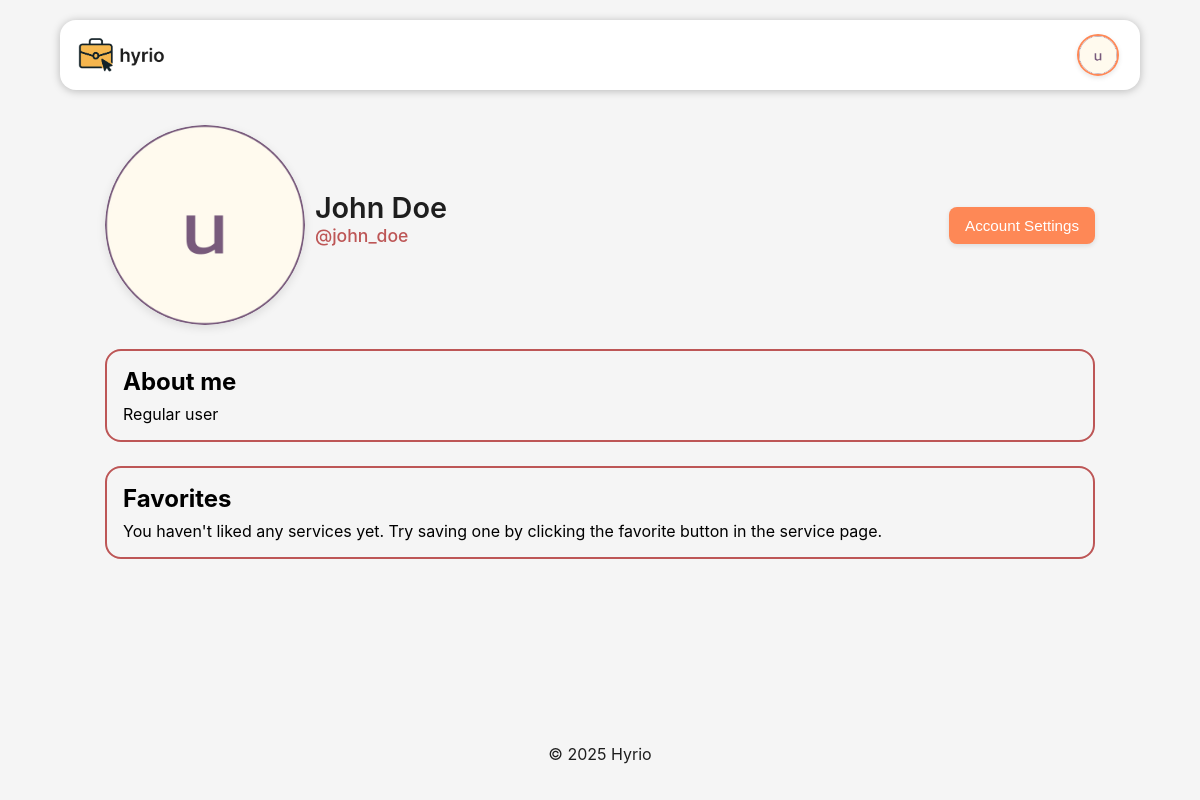
Screenshot of /pages/profile.php?username=john_doe (signed in) with the database file from the repository.
### tables this page shows
CREATE TABLE users (
  id INTEGER PRIMARY KEY,
  name VARCHAR(255) NOT NULL,
  username VARCHAR(255) NOT NULL UNIQUE,
  password TEXT NOT NULL,  -- Use bcrypt for hashing
  email VARCHAR(255) NOT NULL UNIQUE,
  role VARCHAR(50) NOT NULL CHECK (role IN ('user', 'freelancer', 'admin')),
  profile_pic TEXT NOT NULL,
  bio TEXT
);

### includes/auth.php (called while the page is built, shortened)
<?php
class Auth
{
    private static ?Auth $instance = null;
    public static function getInstance(): Auth
    {
        if (self::$instance === null) {
            self::$instance = new Auth();
        }
        return self::$instance;
    }
    public function getUser()
    {
        return $_SESSION['user'] ?? null;
    }
}

### database/classes/user.php (called while the page is built, shortened)
<?php
class User
{
    private int $id;
    private string $name;
    private string $username;
    private string $profilePic;
    private string $bio;
    public function __construct(int $id, string $name, string $username, string $email, string $role, string $profilePic, string $bio)
    {
        $this->id = $id;
        $this->name = $name;
        $this->username = $username;
        $this->profilePic = $profilePic;
        $this->bio = $bio;
    }
    public static function getUserByUsername(string $username): ?User
    {
        try {
            $db = Database::getInstance();
            $stmt = $db->prepare('SELECT * FROM users WHERE username = ?');
            $stmt->execute([$username]);
            $user = $stmt->fetch();
            if ($user) {
                return new User($user['id'], $user['name'], $user['username'], $user['email'], $user['role'], $user['profile_pic'], $user['bio']);
            }
            return null;
        } catch (PDOException $e) {
            return null;
        }
    }
    public function getId(): int
    {
        return $this->id;
    }
    public function getName(): string
    {
        return $this->name;
    }
    public function getUsername(): string
    {
        return $this->username;
    }
    public function getProfilePic(): string
    {
        return '/' . $this->profilePic;
    }
    public function getBio(): string
    {
        return $this->bio;
    }
}

### pages/profile.php (the view, shortened to what this page needs)
<?php
require_once(__DIR__ . '/../includes/common.php');
require_once(__DIR__ . '/../database/classes/user.php');
require_once(__DIR__ . '/../components/button/button.php');
require_once(__DIR__ . '/../includes/auth.php');
$user = User::getUserByUsername((string)$_GET['username']);
$loggedInUser = Auth::getInstance()->getUser();
echo '<link rel="stylesheet" href="/css/profile.css">';
drawHeader();
if ($loggedInUser && $loggedInUser['id'] === $user->getId()) {
    require_once(__DIR__ . '/../overlays/account_settings.php');
}
?>
<main class="profile-container">
    <article class="profile">
        <header class="profile-header">
            <?php
            echo '<img src="' . htmlspecialchars($user->getProfilePic()) . '" alt="Profile Picture" class="profile-picture">';
            echo '<h1>' . htmlspecialchars($user->getName()) . '</h1>';
            echo '<p class="profile-username">@' . htmlspecialchars($user->getUsername()) . '</p>';
            if ($loggedInUser && $loggedInUser['id'] === $user->getId()) {
                echo '<div class="profile-actions">';
                echo '<span>Account Settings</span>';
                echo '</div>';
            }
            ?>
        </header>
        <section>
            <h2>About me</h2>
            <?php
            if ($user->getBio() === '') {
                echo '<p>This user has not set a bio yet.</p>';
            } else {
                echo '<p>' . htmlspecialchars($user->getBio()) . '</p>';
            }
            ?>
        </section>
        <?php
        if ($loggedInUser && $loggedInUser['id'] === $user->getId()) {
            echo '<section>';
            echo '<h2>Favorites</h2>';
            echo '<p>You haven\'t liked any services yet. Try saving one by clicking the favorite button in the service page.</p>';
            echo '</section>';
        }
        ?>
    </article>
</main>

### components/navbar/navbar.php (shortened to what this page needs)
<?php
class Navbar
{
  private static $cssIncluded = false;
  public static function includeCSS()
  {
    if (!self::$cssIncluded) {
      echo '<link rel="stylesheet" href="/components/navbar/css/navbar.css">';
      self::$cssIncluded = true;
    }
  }
  public static function render(?int $selectedCategoryId = null)
  {
    self::includeCSS();
    require_once(__DIR__ . '/../button/button.php');
    require_once(__DIR__ . '/../../includes/auth.php');
    ?>
    <header id="menu-header">
      <div class="nav-left">
        <a href="/">
          <img src="/assets/logo.png" alt="Logo">
        </a>
      </div>
      <div class="nav-right">
        <?php
        $user = Auth::getInstance()->getUser();
        if ($user) {
          $profilePic = isset($user['profile_pic']) ? $user['profile_pic'] : 'database/assets/userProfilePic.jpg';
          $profileDropdownId = 'profile_' . uniqid();
          echo '<div class="profile-dropdown">';
          echo '<label for="' . $profileDropdownId . '" class="profile-dropdown-btn">';
          echo '<div class="user-profile">';
          echo '<img src="/' . htmlspecialchars($profilePic) . '" alt="Profile Picture" class="profile-pic" title="' . htmlspecialchars($user['name']) . '">';
          echo '</div>';
          echo '</label>';
          echo '</div>';
        } else {
          Button::start(['variant' => 'primary', 'onClick' => "window.location.href='/pages/login.php'"]);
          echo '<span>Login</span>';
          Button::end();
        }
        ?>
      </div>
    </header>
    <?php
  }
}
?>

### css/style.css (style rules this page uses)
:root { --text: #1e1e1e; --background: whitesmoke; --primary: #fe8856; --secondary: #bd5656; --accent: #944c4c; --shadow: rgba(0, 0, 0, 0.25); background: var(--background); font-family: 'Inter', sans-serif; }
html, body { height: 100%; margin: 0; padding: 0; }
body { display: flex; flex-direction: column; min-height: 100vh; }
main { width: 85%; margin: 0 auto; padding: 15px; box-sizing: border-box; overflow-x: hidden; flex: 1 0 auto; }

### css/profile.css (style rules this page uses)
.profile-header { display: grid; grid-template-columns: auto 1fr auto; grid-template-rows: 1fr 1fr; column-gap: 1%; }
.profile-picture { width: 200px; border-radius: 50%; box-shadow: 0 3px 10px rgba(0, 0, 0, 0.1); transition: transform 0.3s ease; grid-column: 1; grid-row: 1 / span 2; }
.profile-header h1 { margin: 0; font-size: 1.8em; font-weight: 600; color: var(--text); grid-column: 2; grid-row: 1; align-self: flex-end; }
.profile-username { color: var(--secondary); font-size: 1.1em; margin: 0; font-weight: 500; grid-column: 2; grid-row: 2; }
.profile-actions { justify-content: center; grid-column: 3; grid-row: 1 / span 2; align-self: center; }
section { border: 2px solid var(--secondary); border-radius: 16px; margin: 24px 0; padding: 16px; }
section h2 { margin: 0 0 8px 0; }
section p { margin: 0; }

### components/navbar/css/navbar.css (style rules this page uses)
#menu-header { width: 90%; background-color: white; color: var(--text); padding: 16px 16px; margin: 20px auto; border-radius: 16px; display: flex; justify-content: space-between; align-items: center; box-shadow: 0 1px 8px 0 var(--shadow); transition: all 0.3s ease-in-out; overflow: visible; height: 70px; box-sizing: border-box; }
#menu-header .nav-left a { display: flex; height: 100%; align-items: center; }
#menu-header img { height: 100%; width: auto; }
.nav-left, .nav-right { display: flex; align-items: center; height: 100%; }
.nav-left { gap: 20px; flex-shrink: 0; }
.nav-right { gap: 15px; }
.user-profile { height: 100%; max-height: 40px; display: flex; align-items: center; margin-right: 5px; }
.profile-pic { width: 32px; height: 32px; border-radius: 50%; object-fit: cover; border: 2px solid var(--primary); box-shadow: 0 2px 5px rgba(0, 0, 0, 0.1); transition: transform 0.2s ease; }
.profile-dropdown { position: relative; display: inline-flex; align-items: center; height: 100%; }
.profile-dropdown-btn { display: flex; align-items: center; height: 100%; cursor: pointer; user-select: none; }

### rows the page displays
users: profile_pic (picture), name "John Doe", username "john_doe", bio "Regular user"
